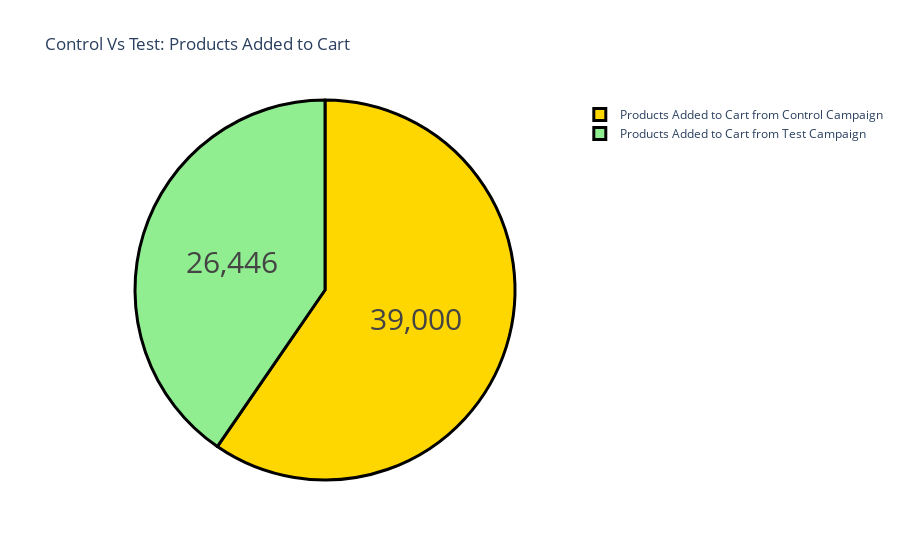

Notebook cell for this chart:
### Code cell
# The audience of control campaign viewed more content than the test campaign
# although the website clicks of the control campaign were low, its engagement on the
# website is higher than the test campaign
# Now : look at the number of products added to the cart from both campaigns:

label = ["Products Added to Cart from Control Campaign", 
         "Products Added to Cart from Test Campaign"]
counts = [sum(control_data["Added to Cart"]),
          sum(test_data["Added to Cart"])]
colors = ['gold', 'lightgreen']
fig = go.Figure(data=[go.Pie(labels=label, values=counts)])
fig.update_layout(title_text='Control Vs Test: Products Added to Cart')
fig.update_traces(hoverinfo='label+percent', textinfo='value',
                  textfont_size=30,
                  marker=dict(colors=colors,
                              line=dict(color='black', width=3)))
fig.show()

### Figure 1 — Plotly figure (JSON) as saved in the notebook; plotly's stock layout.template omitted (floating-point values rounded to 4 significant figures)
{"data": [{"hoverinfo": "label+percent", "labels": ["Products Added to Cart from Control Campaign", "Products Added to Cart from Test Campaign"], "marker": {"colors": ["gold", "lightgreen"], "line": {"color": "black", "width": 3}}, "textfont": {"size": 30}, "textinfo": "value", "type": "pie", "values": [39000, 26446]}], "layout": {"title": {"text": "Control Vs Test: Products Added to Cart"}}}
